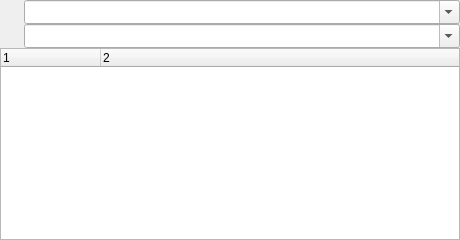
<?xml version="1.0" encoding="UTF-8"?>
<ui version="4.0">
 <class>nEventOwners</class>
 <widget class="QWidget" name="nEventOwners">
  <property name="geometry">
   <rect>
    <x>0</x>
    <y>0</y>
    <width>460</width>
    <height>240</height>
   </rect>
  </property>
  <property name="windowTitle">
   <string>Event owners</string>
  </property>
  <property name="toolTip">
   <string>Event owners</string>
  </property>
  <property name="statusTip">
   <string>Event owners</string>
  </property>
  <property name="whatsThis">
   <string>Event owners</string>
  </property>
  <widget class="QToolButton" name="Add">
   <property name="enabled">
    <bool>false</bool>
   </property>
   <property name="geometry">
    <rect>
     <x>0</x>
     <y>24</y>
     <width>24</width>
     <height>24</height>
    </rect>
   </property>
   <property name="toolTip">
    <string>Add owner</string>
   </property>
   <property name="statusTip">
    <string>Add owner</string>
   </property>
   <property name="whatsThis">
    <string>Add owner</string>
   </property>
   <property name="text">
    <string/>
   </property>
   <property name="icon">
    <iconset resource="../../Images/CIOS.qrc">
     <normaloff>:/images/down.png</normaloff>:/images/down.png</iconset>
   </property>
   <property name="iconSize">
    <size>
     <width>24</width>
     <height>24</height>
    </size>
   </property>
   <property name="autoRaise">
    <bool>true</bool>
   </property>
  </widget>
  <widget class="QToolButton" name="Remove">
   <property name="enabled">
    <bool>false</bool>
   </property>
   <property name="geometry">
    <rect>
     <x>0</x>
     <y>0</y>
     <width>24</width>
     <height>24</height>
    </rect>
   </property>
   <property name="toolTip">
    <string>Remove owner</string>
   </property>
   <property name="statusTip">
    <string>Remove owner</string>
   </property>
   <property name="whatsThis">
    <string>Remove owner</string>
   </property>
   <property name="text">
    <string/>
   </property>
   <property name="icon">
    <iconset resource="../../Images/CIOS.qrc">
     <normaloff>:/images/removefiles.png</normaloff>:/images/removefiles.png</iconset>
   </property>
   <property name="iconSize">
    <size>
     <width>24</width>
     <height>24</height>
    </size>
   </property>
   <property name="autoRaise">
    <bool>true</bool>
   </property>
  </widget>
  <widget class="QComboBox" name="Type">
   <property name="geometry">
    <rect>
     <x>24</x>
     <y>0</y>
     <width>436</width>
     <height>24</height>
    </rect>
   </property>
   <property name="toolTip">
    <string>Owner type</string>
   </property>
   <property name="statusTip">
    <string>Owner type</string>
   </property>
   <property name="whatsThis">
    <string>Owner type</string>
   </property>
   <property name="editable">
    <bool>true</bool>
   </property>
  </widget>
  <widget class="QComboBox" name="Items">
   <property name="geometry">
    <rect>
     <x>24</x>
     <y>24</y>
     <width>436</width>
     <height>24</height>
    </rect>
   </property>
   <property name="toolTip">
    <string>Owners</string>
   </property>
   <property name="statusTip">
    <string>Owners</string>
   </property>
   <property name="whatsThis">
    <string>Owners</string>
   </property>
   <property name="editable">
    <bool>true</bool>
   </property>
  </widget>
  <widget class="QTreeWidget" name="Owners">
   <property name="geometry">
    <rect>
     <x>0</x>
     <y>48</y>
     <width>460</width>
     <height>192</height>
    </rect>
   </property>
   <property name="toolTip">
    <string>Event owners</string>
   </property>
   <property name="statusTip">
    <string>Event owners</string>
   </property>
   <property name="whatsThis">
    <string>Event owners</string>
   </property>
   <property name="alternatingRowColors">
    <bool>true</bool>
   </property>
   <property name="selectionMode">
    <enum>QAbstractItemView::ExtendedSelection</enum>
   </property>
   <property name="rootIsDecorated">
    <bool>false</bool>
   </property>
   <property name="columnCount">
    <number>2</number>
   </property>
   <column>
    <property name="text">
     <string notr="true">1</string>
    </property>
   </column>
   <column>
    <property name="text">
     <string notr="true">2</string>
    </property>
   </column>
  </widget>
 </widget>
 <resources>
  <include location="../../Images/CIOS.qrc"/>
 </resources>
 <connections>
  <connection>
   <sender>Add</sender>
   <signal>clicked()</signal>
   <receiver>nEventOwners</receiver>
   <slot>Add()</slot>
   <hints>
    <hint type="sourcelabel">
     <x>11</x>
     <y>11</y>
    </hint>
    <hint type="destinationlabel">
     <x>229</x>
     <y>119</y>
    </hint>
   </hints>
  </connection>
  <connection>
   <sender>Remove</sender>
   <signal>clicked()</signal>
   <receiver>nEventOwners</receiver>
   <slot>Remove()</slot>
   <hints>
    <hint type="sourcelabel">
     <x>11</x>
     <y>35</y>
    </hint>
    <hint type="destinationlabel">
     <x>229</x>
     <y>119</y>
    </hint>
   </hints>
  </connection>
  <connection>
   <sender>Type</sender>
   <signal>activated(int)</signal>
   <receiver>nEventOwners</receiver>
   <slot>Type(int)</slot>
   <hints>
    <hint type="sourcelabel">
     <x>241</x>
     <y>11</y>
    </hint>
    <hint type="destinationlabel">
     <x>229</x>
     <y>119</y>
    </hint>
   </hints>
  </connection>
  <connection>
   <sender>Items</sender>
   <signal>activated(int)</signal>
   <receiver>nEventOwners</receiver>
   <slot>Items(int)</slot>
   <hints>
    <hint type="sourcelabel">
     <x>241</x>
     <y>35</y>
    </hint>
    <hint type="destinationlabel">
     <x>229</x>
     <y>119</y>
    </hint>
   </hints>
  </connection>
  <connection>
   <sender>Owners</sender>
   <signal>itemClicked(QTreeWidgetItem*,int)</signal>
   <receiver>nEventOwners</receiver>
   <slot>itemClicked(QTreeWidgetItem*,int)</slot>
   <hints>
    <hint type="sourcelabel">
     <x>229</x>
     <y>143</y>
    </hint>
    <hint type="destinationlabel">
     <x>229</x>
     <y>119</y>
    </hint>
   </hints>
  </connection>
 </connections>
</ui>
